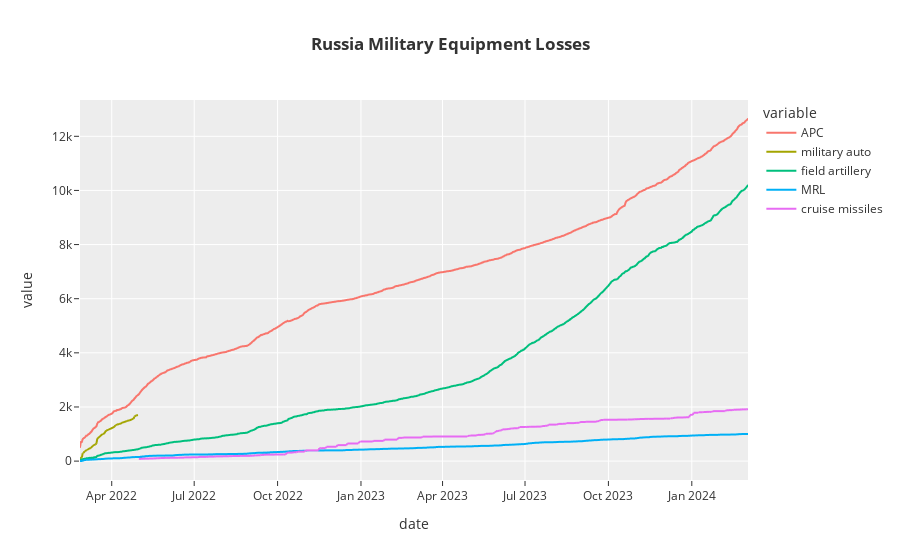

The code cell stored with this chart in its notebook:
### Code cell
import plotly.express as px
fig = px.line(df2, x='date', y=['APC', 'military auto', 'field artillery', 'MRL', 'cruise missiles'], template='ggplot2', title='<b>Russia Military Equipment Losses</b>')

# Display the figure
fig.show()

### Figure 1 — Plotly figure (JSON) as saved in the notebook; plotly's stock layout.template omitted (floating-point values rounded to 4 significant figures; data arrays with more than 128 entries replaced by an {"elided": "..."} marker saying what was removed)
{"data": [{"hovertemplate": "variable=APC<br>date=%{x}<br>value=%{y}<extra></extra>", "legendgroup": "APC", "line": {"color": "#F8766D", "dash": "solid"}, "marker": {"symbol": "circle"}, "mode": "lines", "name": "APC", "showlegend": true, "type": "scattergl", "x": {"elided": "738 str values"}, "xaxis": "x", "y": {"elided": "738 int values"}, "yaxis": "y"}, {"hovertemplate": "variable=military auto<br>date=%{x}<br>value=%{y}<extra></extra>", "legendgroup": "military auto", "line": {"color": "#A3A500", "dash": "solid"}, "marker": {"symbol": "circle"}, "mode": "lines", "name": "military auto", "showlegend": true, "type": "scattergl", "x": {"elided": "738 str values"}, "xaxis": "x", "y": {"elided": "738 int values"}, "yaxis": "y"}, {"hovertemplate": "variable=field artillery<br>date=%{x}<br>value=%{y}<extra></extra>", "legendgroup": "field artillery", "line": {"color": "#00BF7D", "dash": "solid"}, "marker": {"symbol": "circle"}, "mode": "lines", "name": "field artillery", "showlegend": true, "type": "scattergl", "x": {"elided": "738 str values"}, "xaxis": "x", "y": {"elided": "738 int values"}, "yaxis": "y"}, {"hovertemplate": "variable=MRL<br>date=%{x}<br>value=%{y}<extra></extra>", "legendgroup": "MRL", "line": {"color": "#00B0F6", "dash": "solid"}, "marker": {"symbol": "circle"}, "mode": "lines", "name": "MRL", "showlegend": true, "type": "scattergl", "x": {"elided": "738 str values"}, "xaxis": "x", "y": {"elided": "738 int values"}, "yaxis": "y"}, {"hovertemplate": "variable=cruise missiles<br>date=%{x}<br>value=%{y}<extra></extra>", "legendgroup": "cruise missiles", "line": {"color": "#E76BF3", "dash": "solid"}, "marker": {"symbol": "circle"}, "mode": "lines", "name": "cruise missiles", "showlegend": true, "type": "scattergl", "x": {"elided": "738 str values"}, "xaxis": "x", "y": {"elided": "738 int values"}, "yaxis": "y"}], "layout": {"legend": {"title": {"text": "variable"}, "tracegroupgap": 0}, "title": {"text": "<b>Russia Military Equipment Losses</b>"}, "xaxis": {"anchor": "y", "domain": [0, 1], "title": {"text": "date"}}, "yaxis": {"anchor": "x", "domain": [0, 1], "title": {"text": "value"}}}}
